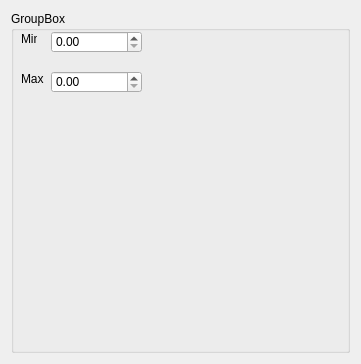
          <widget class="QWidget" name="page_5">
           <property name="geometry">
            <rect>
             <x>0</x>
             <y>0</y>
             <width>361</width>
             <height>364</height>
            </rect>
           </property>
           <attribute name="label">
            <string>Hounsfield filter</string>
           </attribute>
           <layout class="QVBoxLayout" name="verticalLayout_4">
            <item>
             <layout class="QVBoxLayout" name="parHounsfieldFilterToolbar"/>
            </item>
            <item>
             <widget class="QGroupBox" name="groupBox_5">
              <property name="title">
               <string>GroupBox</string>
              </property>
              <widget class="QLabel" name="label_66">
               <property name="geometry">
                <rect>
                 <x>10</x>
                 <y>60</y>
                 <width>31</width>
                 <height>16</height>
                </rect>
               </property>
               <property name="text">
                <string>Max</string>
               </property>
              </widget>
              <widget class="QLabel" name="label_65">
               <property name="geometry">
                <rect>
                 <x>10</x>
                 <y>20</y>
                 <width>16</width>
                 <height>16</height>
                </rect>
               </property>
               <property name="text">
                <string>Min</string>
               </property>
              </widget>
              <widget class="QDoubleSpinBox" name="minHounsfieldFilter">
               <property name="geometry">
                <rect>
                 <x>40</x>
                 <y>20</y>
                 <width>91</width>
                 <height>22</height>
                </rect>
               </property>
              </widget>
              <widget class="QDoubleSpinBox" name="maxHounsfieldFilter">
               <property name="geometry">
                <rect>
                 <x>40</x>
                 <y>60</y>
                 <width>91</width>
                 <height>22</height>
                </rect>
               </property>
              </widget>
             </widget>
            </item>
           </layout>
          </widget>
